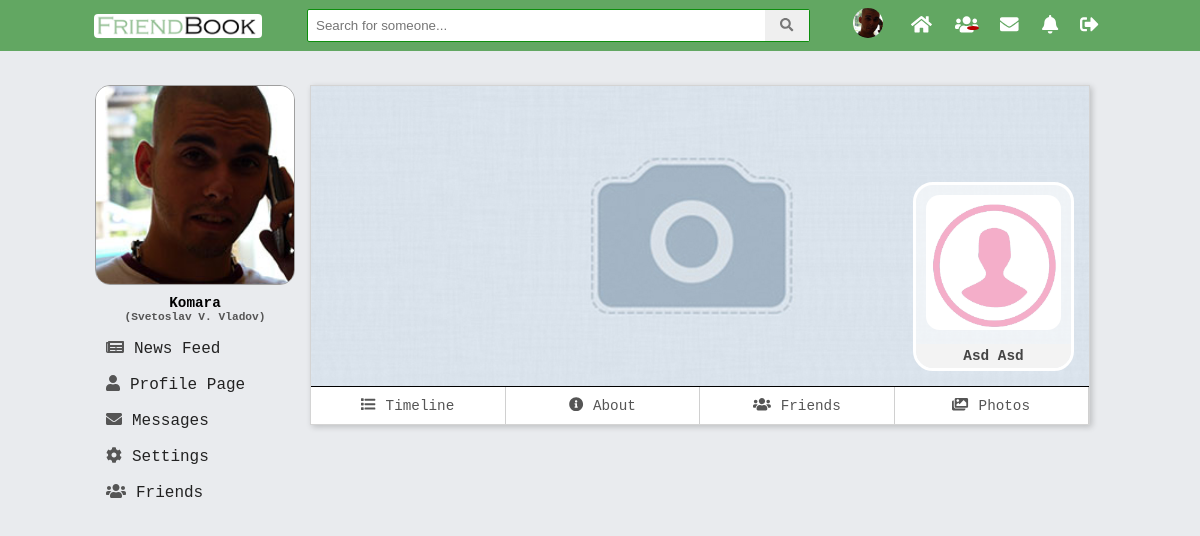
The page /V2.0/view/profile.php?id=6 (signed in) on the database its author committed.
### tables this page shows
CREATE TABLE `users` (
  `id` int(11) NOT NULL,
  `first_name` varchar(45) DEFAULT NULL,
  `last_name` varchar(45) DEFAULT NULL,
  `email` varchar(100) NOT NULL,
  `password` varchar(150) NOT NULL,
  `reg_date` timestamp NOT NULL DEFAULT CURRENT_TIMESTAMP ON UPDATE CURRENT_TIMESTAMP,
  `gender` varchar(45) NOT NULL,
  `birthday` date NOT NULL,
  `relation_status` varchar(30) DEFAULT NULL,
  `profile_pic` varchar(200) NOT NULL,
  `profile_cover` varchar(200) NOT NULL,
  `description` varchar(500) DEFAULT NULL,
  `display_name` varchar(45) DEFAULT NULL,
  `country_id` int(11) DEFAULT NULL,
  `mobile_number` int(11) DEFAULT NULL,
  `www` varchar(100) DEFAULT NULL,
  `skype` varchar(50) DEFAULT NULL
);

### V2.0/model/users_dao.php (called while the page is built, shortened)
<?php
function getUserInfo($user_id) {
    $pdo = $GLOBALS['pdo'];
    $statement = $pdo->prepare("SELECT profile_pic, profile_cover, id, first_name, last_name
                                FROM users
                                WHERE users.id = ?
                                ");
    $statement->execute(array($user_id));
    $result = $statement->fetch(PDO::FETCH_ASSOC);
    return $result;
}

### V2.0/view/profile.php (the view, shortened to what this page needs)
<?php
    require_once "../include/header.php";
    require_once  "../include/mainHeader.php";
    require_once "../model/users_dao.php";
    if(isset($_GET['id'])){
        $userIdInfo = getUserInfo(htmlentities($_GET['id']));
        $profilePic = $userIdInfo["profile_pic"];
        $profileCover = $userIdInfo["profile_cover"];
        $userName = $userIdInfo["first_name"] . " " . $userIdInfo["last_name"];
    }
    else{
        $profilePic = $_SESSION["logged"]["profile_pic"];
        $profileCover = $_SESSION["logged"]["profile_cover"];
        $allPosts = getOwnPosts($_SESSION["logged"]["id"]);
    }
?>
    <div id="left-col-grid">
        <div class="lwrap">
            <?php
            require_once  "../include/modules/leftProfileInfo.php";
            require_once  "../include/modules/leftNav.php";
            ?>
        </div>
    </div>
    <div id="content-grid">
        <div id="profileHolder">
            <div id="cover">
                <img  id="cover_img" src="<?php echo $profileCover; ?>" alt="user cover picture">
                <?php
                if(isset($_GET["id"]) && $_GET["id"] != $_SESSION["logged"]["id"]){
                    ?>
                    <div id="userPictrue">
                        <img  id="other_cover_img" src="<?php echo $profilePic; ?>" alt="user profile picture">
                        <div class="profile-mini-name"><?php echo $userName; ?></div>
                    </div>
                    <?php
                }
                        ?>
            </div>
            <?php require_once '../include/profile_nav.php'; ?>
        </div>
    </div>
<?php
    require_once "../include/mainFooter.php";
    require_once "../include/footer.php";
?>

### V2.0/assets/css/main.css (style rules this page uses)
body { font-size: 1.1em; padding: 0; background-color: #e9ebee; margin: 0; padding-top: 35px; position: relative; font-family: monospace; }
#left-col-grid { grid-area: left; }
#content-grid { grid-area: main; }
#left-col-grid { box-sizing: border-box; position: relative; width: 200px; }
#left-col-grid > *,#right-col-grid > * { position: fixed; width: inherit; font-family: monospace; }
div#userPictrue { position: absolute; background: #ffffff96; bottom: 15px; right: 15px; text-align: center; border-radius: 20px; overflow: hidden; border: 3px solid white; }
div#userPictrue img { max-width: 135px; border-radius: 10%; margin: 10px; }
div#cover { position: relative; height: 300px; width: 100%; overflow: hidden; }
div#profileHolder { background: white; box-shadow: 2px 2px 6px #00000030; border: 1px solid #0000002b; box-sizing: border-box; margin-bottom: 25px; }
.profile-mini-name { background: #f3f3f3; text-transform: capitalize; font-size: 0.9rem; font-weight: bold; color: #444; padding: 4px 0; box-sizing: border-box; }
img#cover_img { width: 100%; max-width: 778px; }

### rows shown on the page
users: profile_cover (placeholder picture), profile_pic (placeholder picture), userName "Asd Asd"

### other values the page prints
$_SESSION['logged']["display_name"] "Komara"
$_SESSION['logged']["full_name"] "Svetoslav V. Vladov"
